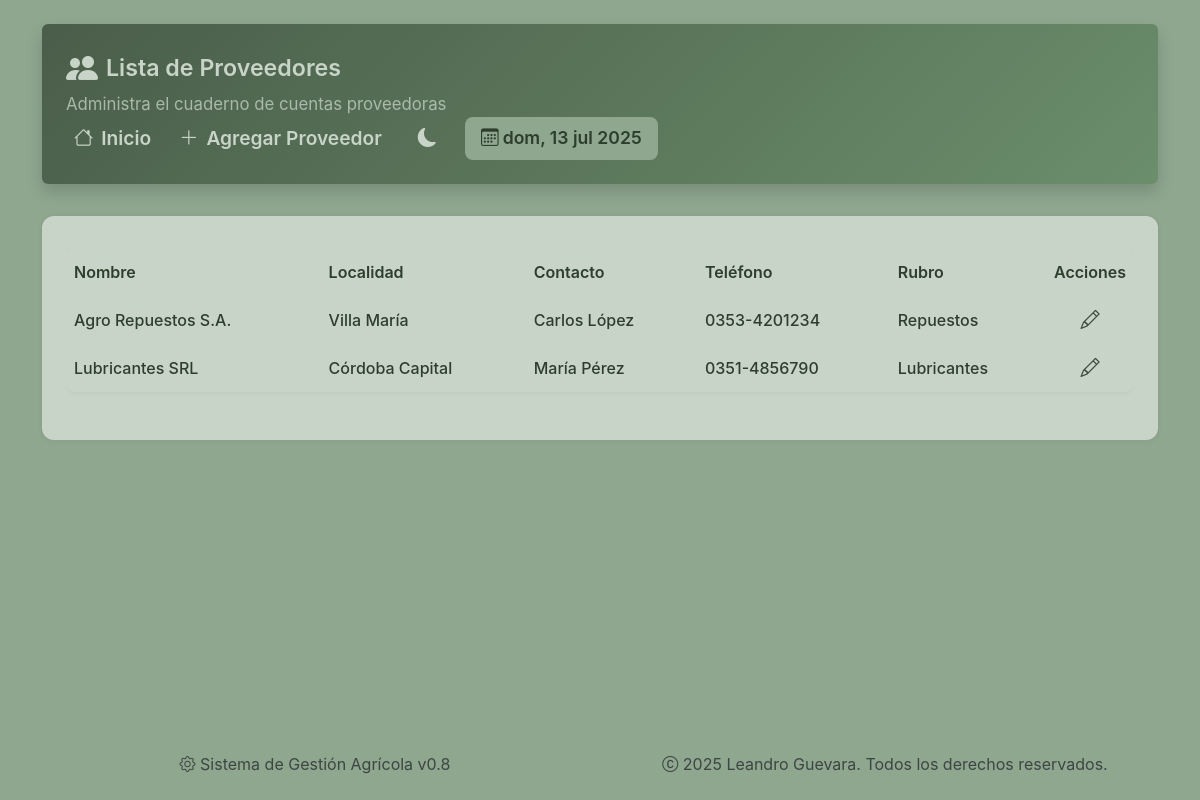
Before: /proveedor/ with the older database file.
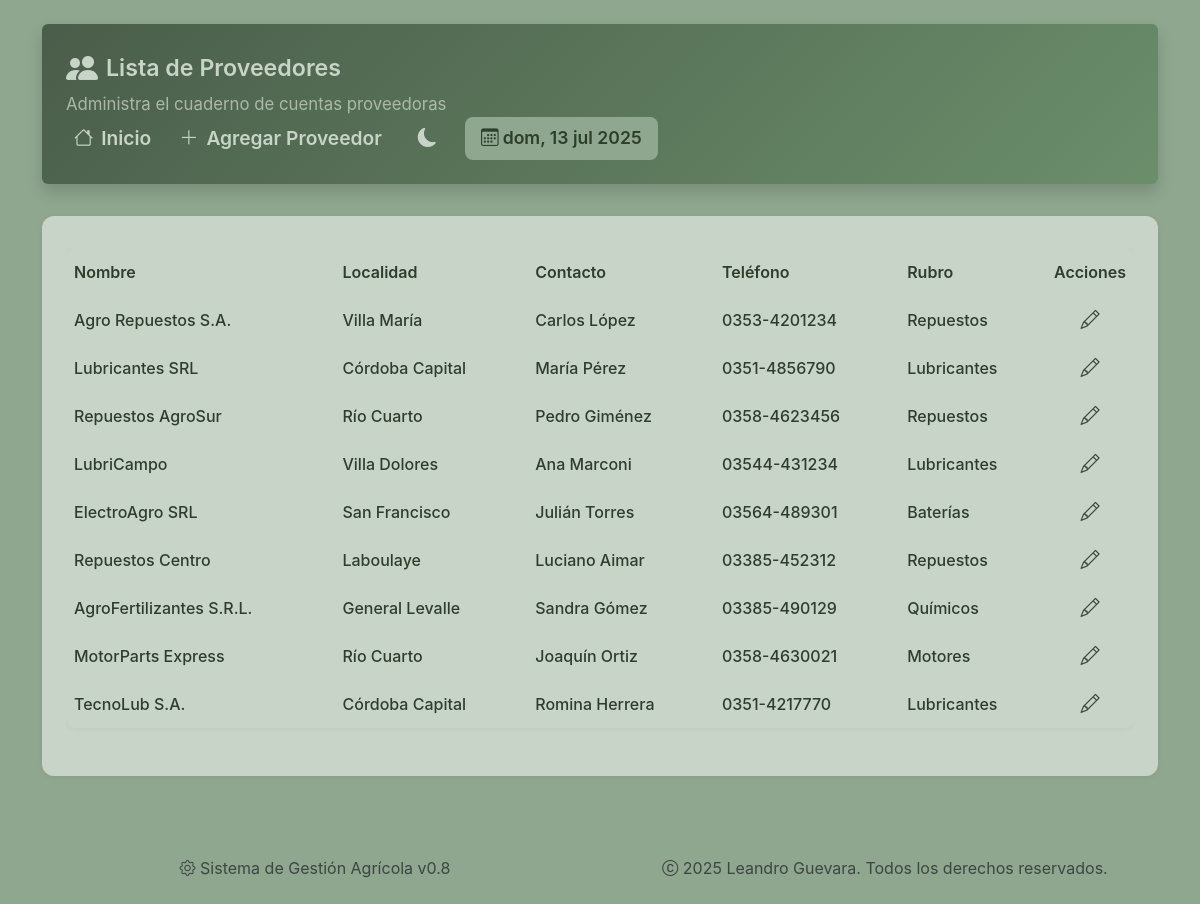
After: the same page with the newer database file.
### tables this page shows
CREATE TABLE proveedores (
        ID INTEGER PRIMARY KEY AUTOINCREMENT,
        Nombre TEXT NOT NULL,
        Localidad TEXT,
        Contacto TEXT,
        Telefono TEXT,
        Email TEXT,
        Rubro TEXT,
        Direccion TEXT,
        Observaciones TEXT
    );

### sistema_gestion_agricola/routes/proveedores.py (the view)
@proveedores_bp.route('/')
def listar_proveedores():
    conn = get_db_connection()
    proveedores = conn.execute('SELECT * FROM proveedores').fetchall()
    conn.close()
    return render_template('proveedores/listar.html', proveedores=proveedores)

### sistema_gestion_agricola/utils/db.py (called while the page is built)
def get_db_connection():
    conn = sqlite3.connect('sistema_gestion_agricola.db', timeout=10)
    conn.row_factory = sqlite3.Row
    return conn

### sistema_gestion_agricola/templates/proveedores/listar.html (shortened to what this page needs)
{% extends "base.html" %}
{% block content %}
<div class="page-wrapper">
    <div class="dashboard-header p-4 shadow rounded">
        <div class="header-topbar">
            <div class="header-title">
                <h2 class="section-title"><i class="bi bi-people-fill"></i> Lista de Proveedores</h2>
                <p class="section-subtitle d-none d-md-block">Administra el cuaderno de cuentas proveedoras</p>
            </div>
        </div>
        <div class="header-controls">
            <a href="{{ url_for('index') }}"
                class="btn btn-outline-primary btn-sm">
                <i class="bi bi-house"></i>
                <span class="d-none d-md-inline">Inicio</span></a>
            <a href="{{ url_for('proveedores.agregar_proveedor') }}"
                class="btn btn-outline-primary btn-sm">
                <i class="bi bi-plus-lg"></i>
                <span class="d-none d-md-inline">Agregar Proveedor</span>
                <span class="d-md-none">Agregar</span></a>
            <button class="theme-toggle" id="themeToggle">
                <i class="bi bi-moon-fill" id="themeIcon"></i>
            </button>
            <div class="calendar-badge fs-6 d-none d-lg-block">
                <i class="bi bi-calendar3"></i> <span id="current-date"></span>
            </div>
        </div>
    </div>
  <section class="page-section">
      {% if proveedores %}
      <div class="table-responsive">
              <table class="table table-hover align-middle">
                  <thead>
                      <tr>
                          <th>Nombre</th>
                          <th class="d-none d-lg-table-cell">Localidad</th>
                          <th class="d-none d-lg-table-cell">Contacto</th>
                          <th class="d-none d-md-table-cell">Teléfono</th>
                          <th>Rubro</th>
                          <th class="text-center d-none d-md-table-cell"
                              width="80">Acciones</th>
                      </tr>
                  </thead>
                  <tbody>
                      {% for p in proveedores %}
                      <tr class="clickable-row"
                          data-href="{{ url_for('proveedores.ver_proveedor', id=p.ID) }}"
                          role="button"
                          tabindex="0">
                          <td><strong>{{ p.Nombre }}</strong></td>
                          <td class="d-none d-lg-table-cell">{{ p.Localidad or '-' }}</td>
                          <td class="d-none d-lg-table-cell">{{ p.Contacto or '-' }}</td>
                          <td class="d-none d-md-table-cell">{{ p.Telefono or '-' }}</td>
                          <td>{{ p.Rubro or '-' }}</td>
                          <td class="action-cell d-none d-md-table-cell">
                          <a href="{{ url_for('proveedores.editar_proveedor', id=p.ID) }}"
                            class="btn btn-outline-secondary btn-sm"
                            title="Editar proveedor"
                            onclick="event.stopPropagation();">
                            <i class="bi bi-pencil"></i></a></td>
                      </tr>
                      {% endfor %}
                  </tbody>
              </table>
          </div>
          {% else %}
          <p class="text-muted fst-italic">No hay proveedores registrados.</p>
          {% endif %}
      </div>
{% endblock %}

Changed rows visible on the page:
added proveedores: Nombre "Repuestos AgroSur", Localidad "Río Cuarto", Contacto "Pedro Giménez", Telefono "0358-4623456", Rubro "Repuestos"
added proveedores: Nombre "LubriCampo", Localidad "Villa Dolores", Contacto "Ana Marconi", Telefono "03544-431234", Rubro "Lubricantes"
added proveedores: Nombre "ElectroAgro SRL", Localidad "San Francisco", Contacto "Julián Torres", Telefono "03564-489301", Rubro "Baterías"
added proveedores: Nombre "Repuestos Centro", Localidad "Laboulaye", Contacto "Luciano Aimar", Telefono "03385-452312", Rubro "Repuestos"
added proveedores: Nombre "AgroFertilizantes S.R.L.", Localidad "General Levalle", Contacto "Sandra Gómez", Telefono "03385-490129", Rubro "Químicos"
added proveedores: Nombre "MotorParts Express", Localidad "Río Cuarto", Contacto "Joaquín Ortiz", Telefono "0358-4630021", Rubro "Motores"
added proveedores: Nombre "TecnoLub S.A.", Localidad "Córdoba Capital", Contacto "Romina Herrera", Telefono "0351-4217770", Rubro "Lubricantes"
